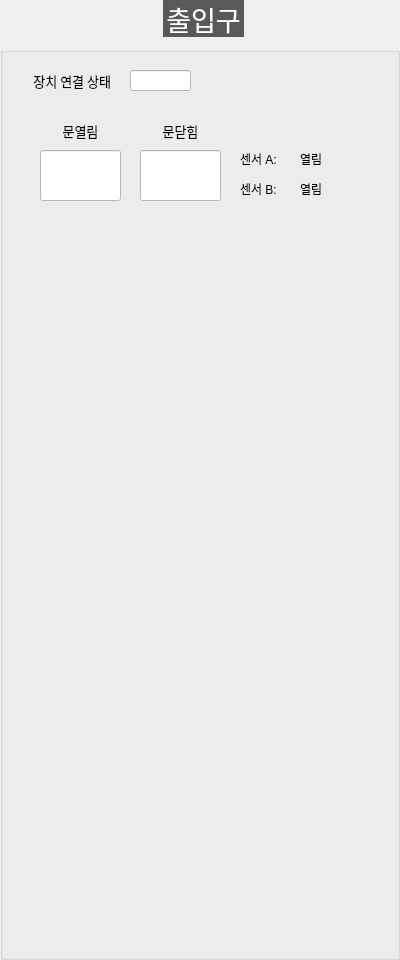
<?xml version="1.0" encoding="UTF-8"?>
<ui version="4.0">
 <class>DialogDoor</class>
 <widget class="QDialog" name="DialogDoor">
  <property name="geometry">
   <rect>
    <x>0</x>
    <y>0</y>
    <width>400</width>
    <height>960</height>
   </rect>
  </property>
  <property name="windowTitle">
   <string>Dialog</string>
  </property>
  <widget class="QGroupBox" name="GB_DOOR">
   <property name="geometry">
    <rect>
     <x>0</x>
     <y>0</y>
     <width>400</width>
     <height>960</height>
    </rect>
   </property>
   <property name="font">
    <font>
     <family>함초롬돋움</family>
     <pointsize>20</pointsize>
     <weight>50</weight>
     <italic>false</italic>
     <bold>false</bold>
    </font>
   </property>
   <property name="styleSheet">
    <string notr="true">QGroupBox  {
    margin-top: 10px;
	font: 20pt &quot;함초롬돋움&quot;;
}

QGroupBox::title  {
    subcontrol-origin: margin;
    subcontrol-position: top center;
    padding: 10px 8000px 10px 8000px;
    background-color: #595959;
    color: rgb(255, 255, 255);
}
QLabel {
	font: 10pt &quot;함초롬돋움&quot;;
}
QComboBox{
	font: 10pt &quot;함초롬돋움&quot;;
	background-color: #ffffff
}
QPushButton{
	font: 10pt &quot;함초롬돋움&quot;;
	background-color: #ffffff
}
QLineEdit{
	font: 10pt &quot;함초롬돋움&quot;;
	background-color: #ffffff
}



</string>
   </property>
   <property name="title">
    <string>출입구</string>
   </property>
   <widget class="QLabel" name="label_110">
    <property name="geometry">
     <rect>
      <x>10</x>
      <y>70</y>
      <width>101</width>
      <height>21</height>
     </rect>
    </property>
    <property name="font">
     <font>
      <family>함초롬돋움</family>
      <pointsize>10</pointsize>
      <weight>50</weight>
      <italic>false</italic>
      <bold>false</bold>
     </font>
    </property>
    <property name="text">
     <string>장치 연결 상태</string>
    </property>
    <property name="alignment">
     <set>Qt::AlignRight|Qt::AlignTrailing|Qt::AlignVCenter</set>
    </property>
   </widget>
   <widget class="QLineEdit" name="LE_DOOR_CONNECTION">
    <property name="geometry">
     <rect>
      <x>130</x>
      <y>70</y>
      <width>61</width>
      <height>21</height>
     </rect>
    </property>
    <property name="font">
     <font>
      <family>함초롬돋움</family>
      <pointsize>10</pointsize>
      <weight>50</weight>
      <italic>false</italic>
      <bold>false</bold>
     </font>
    </property>
    <property name="readOnly">
     <bool>true</bool>
    </property>
   </widget>
   <widget class="QLineEdit" name="LE_DOOR_OPENED">
    <property name="geometry">
     <rect>
      <x>40</x>
      <y>150</y>
      <width>81</width>
      <height>51</height>
     </rect>
    </property>
    <property name="font">
     <font>
      <family>함초롬돋움</family>
      <pointsize>10</pointsize>
      <weight>50</weight>
      <italic>false</italic>
      <bold>false</bold>
     </font>
    </property>
    <property name="readOnly">
     <bool>true</bool>
    </property>
   </widget>
   <widget class="QLabel" name="label_111">
    <property name="geometry">
     <rect>
      <x>40</x>
      <y>120</y>
      <width>81</width>
      <height>21</height>
     </rect>
    </property>
    <property name="font">
     <font>
      <family>함초롬돋움</family>
      <pointsize>10</pointsize>
      <weight>50</weight>
      <italic>false</italic>
      <bold>false</bold>
     </font>
    </property>
    <property name="text">
     <string>문열림</string>
    </property>
    <property name="alignment">
     <set>Qt::AlignCenter</set>
    </property>
   </widget>
   <widget class="QLineEdit" name="LE_DOOR_CLOSED">
    <property name="geometry">
     <rect>
      <x>140</x>
      <y>150</y>
      <width>81</width>
      <height>51</height>
     </rect>
    </property>
    <property name="font">
     <font>
      <family>함초롬돋움</family>
      <pointsize>10</pointsize>
      <weight>50</weight>
      <italic>false</italic>
      <bold>false</bold>
     </font>
    </property>
    <property name="readOnly">
     <bool>true</bool>
    </property>
   </widget>
   <widget class="QLabel" name="label_112">
    <property name="geometry">
     <rect>
      <x>140</x>
      <y>120</y>
      <width>81</width>
      <height>21</height>
     </rect>
    </property>
    <property name="font">
     <font>
      <family>함초롬돋움</family>
      <pointsize>10</pointsize>
      <weight>50</weight>
      <italic>false</italic>
      <bold>false</bold>
     </font>
    </property>
    <property name="text">
     <string>문닫힘</string>
    </property>
    <property name="alignment">
     <set>Qt::AlignCenter</set>
    </property>
   </widget>
   <widget class="QLabel" name="label">
    <property name="geometry">
     <rect>
      <x>240</x>
      <y>150</y>
      <width>51</width>
      <height>17</height>
     </rect>
    </property>
    <property name="text">
     <string>센서 A:</string>
    </property>
   </widget>
   <widget class="QLabel" name="label_2">
    <property name="geometry">
     <rect>
      <x>240</x>
      <y>180</y>
      <width>51</width>
      <height>17</height>
     </rect>
    </property>
    <property name="text">
     <string>센서 B:</string>
    </property>
   </widget>
   <widget class="QLabel" name="LB_SENSOR_A">
    <property name="geometry">
     <rect>
      <x>300</x>
      <y>150</y>
      <width>51</width>
      <height>17</height>
     </rect>
    </property>
    <property name="text">
     <string>열림</string>
    </property>
   </widget>
   <widget class="QLabel" name="LB_SENSOR_B">
    <property name="geometry">
     <rect>
      <x>300</x>
      <y>180</y>
      <width>51</width>
      <height>17</height>
     </rect>
    </property>
    <property name="text">
     <string>열림</string>
    </property>
   </widget>
  </widget>
 </widget>
 <resources/>
 <connections/>
</ui>
